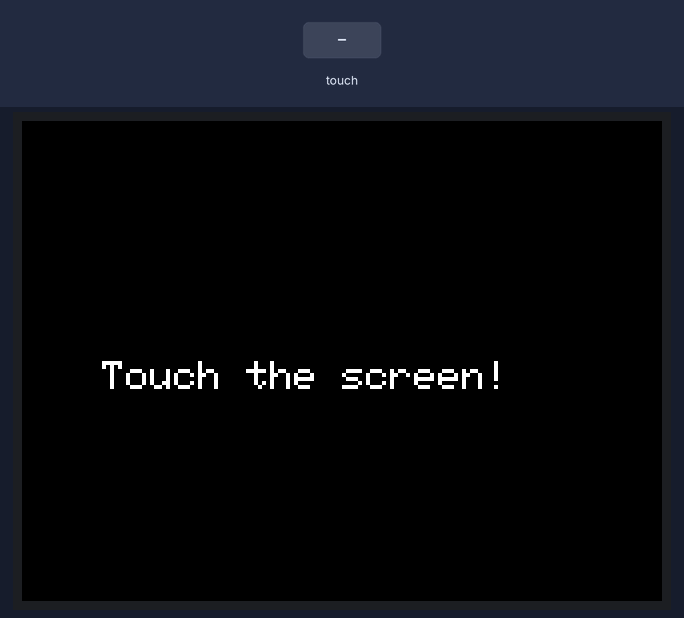
A sketch run on a simulated Teensy 4. Shown: 320×240 colour display. The test bench sets the inputs (shaded band). What the sketch prints to the serial monitor is not drawn.

Above: at 1.4 s.
1.5 s: touch panel pressed at 13 % / 10 % of its raw x / y range
3.0 s: touch panel pressed at 38 % / 10 % of its raw x / y range
At 4.0 s:
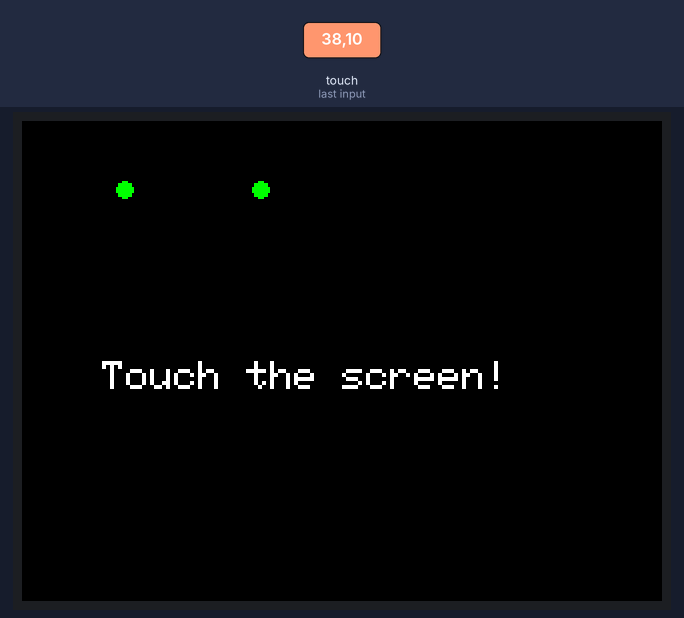
Timing chart, 0 to 6.0 s (numbered marks = the images above; inputs shaded):
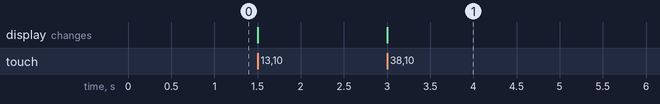

The sketch:

touchScreenFirstTry.ino
```cpp
#include <SPI.h>
#include <ILI9341_t3.h>
#include <XPT2046_Touchscreen.h>

// Teensy pins
#define TFT_CS 10
#define TFT_DC 9
#define TFT_RST 255  // 255 if not used

#define TOUCH_CS 8
#define TOUCH_IRQ 255 // 255 if unused

ILI9341_t3 tft = ILI9341_t3(TFT_CS, TFT_DC, TFT_RST);
XPT2046_Touchscreen ts(TOUCH_CS, TOUCH_IRQ);

void setup() {
  Serial.begin(115200);
  tft.begin();
  tft.setRotation(1);
  ts.begin();
  ts.setRotation(3);

  tft.fillScreen(ILI9341_BLACK);
  tft.setTextColor(ILI9341_WHITE);
  tft.setTextSize(2);
  tft.setCursor(40, 120);
  tft.print("Touch the screen!");
}

void loop() {
  if (ts.touched()) {
    TS_Point p = ts.getPoint();
    Serial.print("Touch: x = "); Serial.print(p.x);
    Serial.print(", y = "); Serial.println(p.y);

    // Simple visual feedback
    tft.fillCircle(map(p.x, 0, 4095, 0, tft.width()), map(p.y, 0, 4095, 0, tft.height()), 4, ILI9341_GREEN);
    delay(150);
  }
}
```

Measured:
- after the input at 3.0 s, the display: changes at once (image 1)
